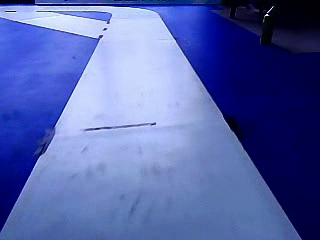
#> input picture frame 90 of data/exp0.mp4, 320 x 240 px
$ jupyter execute origin.ipynb
#> lines starting #> are read from the running program, lines starting #| are printed output that depends on the picture; after the words box and inside, x2 and y2 are one past the last pixel; in counts of white or black regions, pixels touching at a corner belong together
#> further down, frame is the input picture: shape (240, 320, 3); mean B, G, R 168.6, 99.2, 84.3
# 之前的版本

## 二值化

[cell 1]
import cv2

def process_frame(frame):
    # 在这里添加处理逻辑
    # 例如：frame = cv2.cvtColor(frame, cv2.COLOR_BGR2GRAY)
    # 去除蓝色通道
    frame[0,:,:] = 0
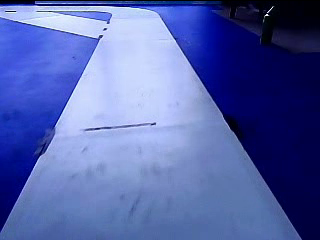
#> frame: shape (240, 320, 3); 0.42% of pixels changed, all inside (x1, y1, x2, y2) = (0, 0, 320, 1)
    # 大津法二值化
    gray = cv2.cvtColor(frame, cv2.COLOR_BGR2GRAY)
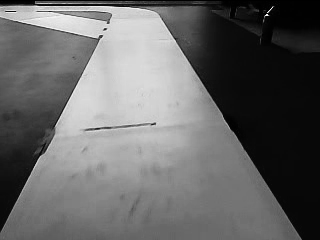
#> gray: shape (240, 320); min 0, max 251, mean 102.5
    _, binary = cv2.threshold(gray, 0, 255, cv2.THRESH_BINARY + cv2.THRESH_OTSU)
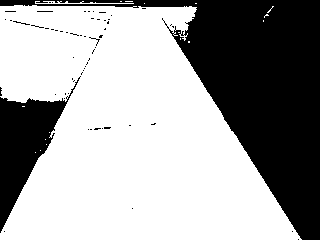
#> binary: shape (240, 320); 64.2% white; 61 black regions (59 under 20 px), largest, box (x1, y1, x2, y2) and area: (0, 0, 320, 240) 22621, (0, 76, 81, 233) 4625
    # 返回处理后的帧
    frame = cv2.cvtColor(binary, cv2.COLOR_GRAY2BGR)  # 转回 BGR 格式
    return frame

# 输入文件路径
input_file = './data/exp0.mp4'
output_file = './data/exp0_pro.mp4'

# 打开视频文件
cap = cv2.VideoCapture(input_file)

# 获取视频属性
frame_width = int(cap.get(cv2.CAP_PROP_FRAME_WIDTH))
frame_height = int(cap.get(cv2.CAP_PROP_FRAME_HEIGHT))
fps = int(cap.get(cv2.CAP_PROP_FPS))
fourcc = cv2.VideoWriter_fourcc(*'mp4v')  # 使用 MP4 编码

# 创建 VideoWriter 对象
out = cv2.VideoWriter(output_file, fourcc, fps, (frame_width, frame_height))

while cap.isOpened():
    ret, frame = cap.read()
    if not ret:
        break

    # 处理帧
    processed_frame = process_frame(frame)

    # 写入处理后的帧
    out.write(processed_frame)

# 释放资源
cap.release()
out.release()
cv2.destroyAllWindows()

$ run again, starting later in the video
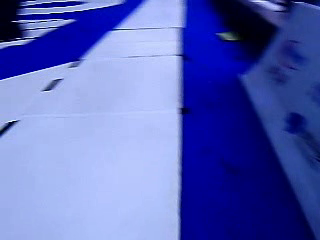
#> input picture frame 405 of data/exp0.mp4, 320 x 240 px
#> frame is the input picture: shape (240, 320, 3); mean B, G, R 183.3, 100.3, 88.7
#> in process_frame, `gray = cv2.cvtColor(frame, cv2.COLOR_BGR2GRAY)`:
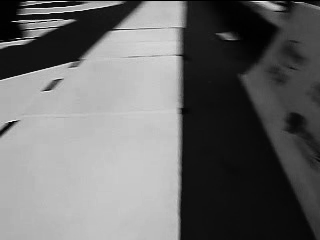
#> gray: shape (240, 320); min 0, max 247, mean 106
#> in process_frame, `_, binary = cv2.threshold(gray, 0, 255, cv2.THRESH_BINARY + cv2.THRESH..`:
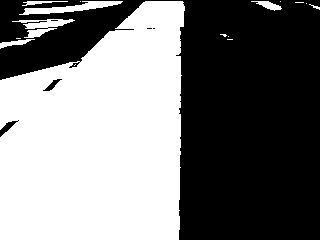
#> binary: shape (240, 320); 48.2% white; 16 white regions (9 under 20 px), largest, box (x1, y1, x2, y2) and area: (0, 1, 185, 240) 35530, (19, 1, 123, 15) 598, (12, 19, 75, 38) 488

$ run again, starting later in the video
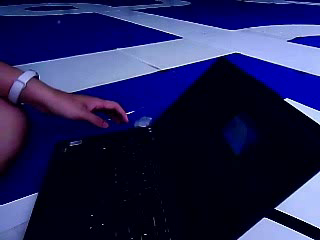
#> input picture frame 721 of data/exp0.mp4, 320 x 240 px
#> frame is the input picture: shape (240, 320, 3); mean B, G, R 82.2, 34.7, 33.4
#> in process_frame, `frame[0,:,:] = 0`:
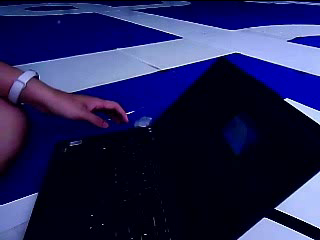
#> frame: shape (240, 320, 3); 0.42% of pixels changed, all inside (x1, y1, x2, y2) = (0, 0, 320, 1)
#> in process_frame, `_, binary = cv2.threshold(gray, 0, 255, cv2.THRESH_BINARY + cv2.THRESH..`:
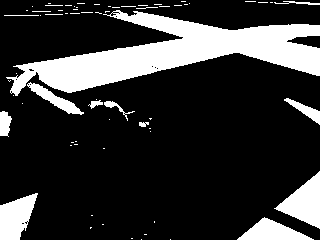
#> binary: shape (240, 320); 20.5% white; 67 white regions (54 under 20 px), largest, box (x1, y1, x2, y2) and area: (6, 10, 320, 96) 10637, (274, 171, 320, 229) 1324, (0, 193, 38, 240) 1161
